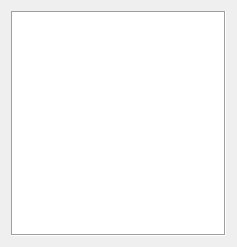
<?xml version="1.0" encoding="UTF-8"?>
<ui version="4.0">
 <class>WidgetStatus</class>
 <widget class="QWidget" name="WidgetStatus">
  <property name="geometry">
   <rect>
    <x>0</x>
    <y>0</y>
    <width>233</width>
    <height>243</height>
   </rect>
  </property>
  <property name="windowTitle">
   <string>Form</string>
  </property>
  <layout class="QVBoxLayout" name="verticalLayout">
   <item>
    <widget class="QTextBrowser" name="textBrowser">
     <property name="minimumSize">
      <size>
       <width>215</width>
       <height>225</height>
      </size>
     </property>
     <property name="frameShape">
      <enum>QFrame::Box</enum>
     </property>
    </widget>
   </item>
  </layout>
 </widget>
 <resources/>
 <connections/>
</ui>
